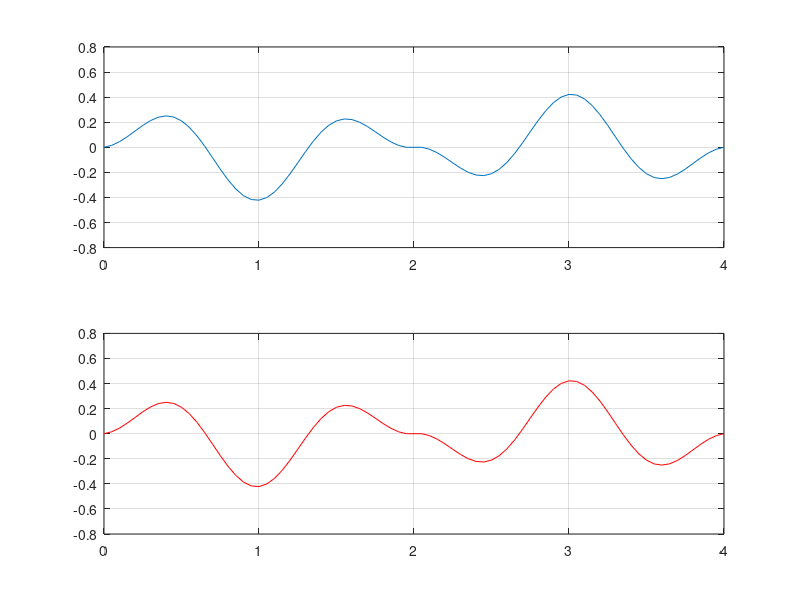

Reproduce this figure in MATLAB.
% Example 2.29
clc; clear all;

Step = 0.05; 
t = 0 : Step : 2;
x = sin(2*pi*t) .* ones(1, length(t));
h = cos(pi*t) .* ones(1, length(t));
ty = 0 : Step : 2*max(t);
y1 = conv(x, h) * Step;
y2 = conv(h, x) * Step;
subplot(211); plot(ty, y1); grid on
subplot(212); plot(ty, y2, 'r'); grid on
